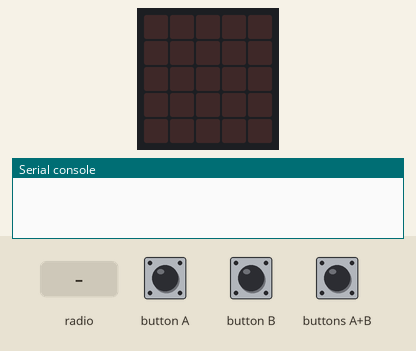
A program run on a simulated BBC micro:bit (MakeCode). On the bench: the board's 5×5 LED display, the last lines printed to the serial console. Inputs (shaded band) come from the test bench. No radio messages arrive unless stated (any console line starting 'radio sent:' is added by the test bench).

Above: at 1.2 s.
1.3 s: buttons A+B pressed for 0.15 s
At 2.4 s:
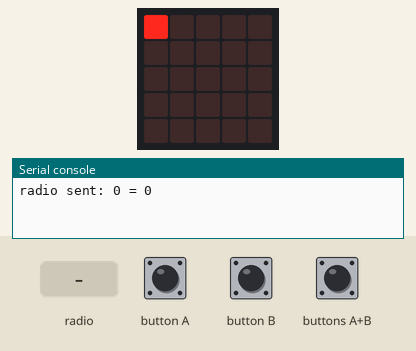
2.9 s: radio message "0=1" arrives
At 4.1 s:
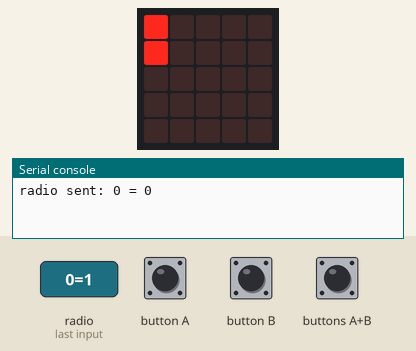
4.4 s: radio message "1=1" arrives
At 5.2 s:
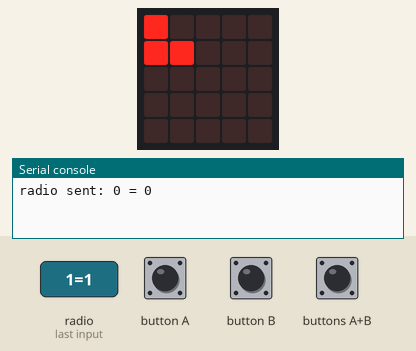
5.9 s: radio message "1=0" arrives
At 6.4 s:
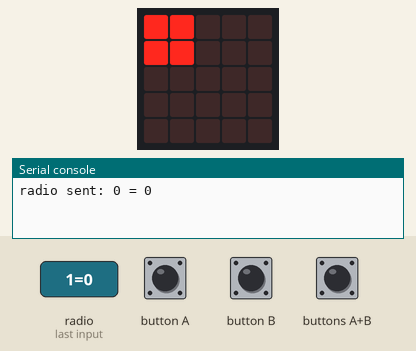
7.4 s: radio message "2=1" arrives
At 8.6 s:
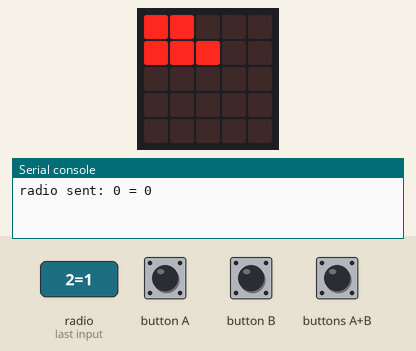
8.9 s: radio message "2=0" arrives
At 9.9 s:
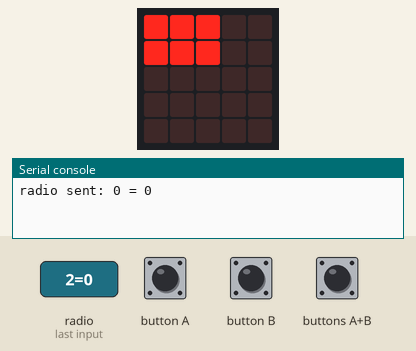
Timing chart, 0 to 11.4 s (numbered marks = the images above; inputs shaded):
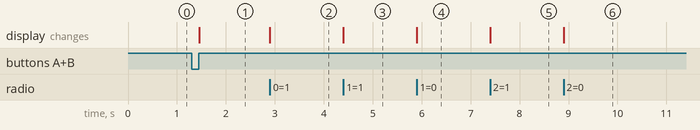

Measured:
- after the input at 1.3 s, the display: changes after 0.15 s (image 1)
- after the input at 2.9 s, the display: changes at once (image 2)
- after the input at 4.4 s, the display: changes at once (image 3)
- after the input at 5.9 s, the display: changes at once (image 4)
- after the input at 7.4 s, the display: changes at once (image 5)
- after the input at 8.9 s, the display: changes at once (image 6)

The program:

main.ts
```typescript
input.onButtonPressed(Button.A, function () {
    ikxko += 1
})
input.onButtonPressed(Button.AB, function () {
    led.plot(ikxko, ýčko)
    if (ikxko == 0) {
        radio.sendValue("0", ýčko)
    } else if (ikxko == 1) {
        radio.sendValue("1", ýčko)
    } else if (ikxko == 2) {
        radio.sendValue("2", ýčko)
    } else if (ikxko == 3) {
        radio.sendValue("3", ýčko)
    } else if (ikxko == 4) {
        radio.sendValue("4", ýčko)
    }
    ikxko = 0
    ýčko = 0
})
input.onButtonPressed(Button.B, function () {
    ýčko += 1
})
radio.onReceivedValue(function (name, value) {
    if (name == "0") {
        přímo_ixko = 0
    } else if (name == "1") {
        přímo_ixko = 1
    } else if (name == "2") {
        přímo_ixko = 2
    } else if (name == "3") {
        přímo_ixko = 3
    } else if (name == "4") {
        přímo_ixko = 4
    }
    led.plot(přímo_ixko, value)
})
let přímo_ixko = 0
let ikxko = 0
let ýčko = 0
radio.setGroup(1)
ýčko = 0
ikxko = 0
přímo_ixko = 0
```

test.ts
```typescript
// Tady jsou testy. Při použití tohoto balíčku jako rozšíření nebude zkompilováno.
```
